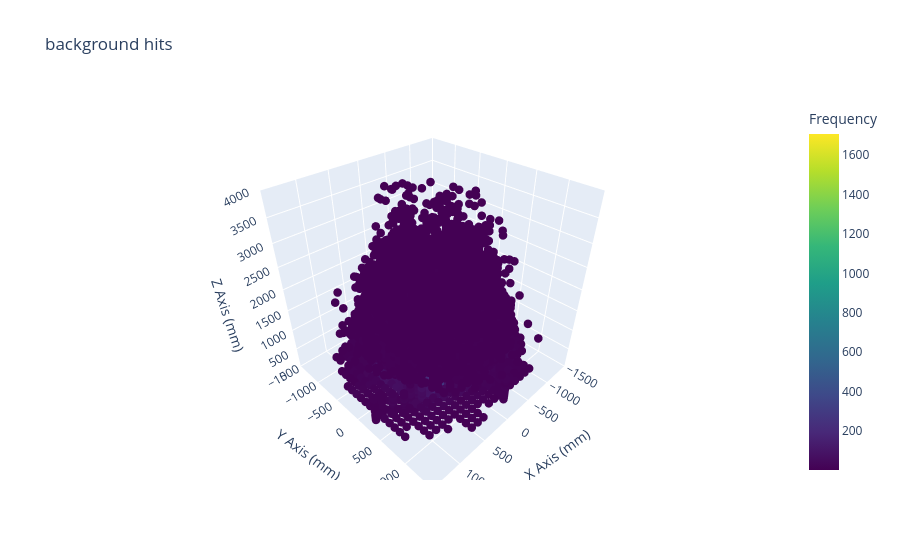

The cell this chart's notebook holds for it:
### Code cell
fig = go.Figure(data=[go.Scatter3d(
    x=xflat,
    y=yflat,
    z=zflat,
    mode='markers',
    marker=dict(
        size=5,
        color=freq,
        colorscale='Viridis',
        colorbar=dict(title='Frequency')
    )
)])

fig.update_layout(
    title='background hits',
    scene=dict(
                xaxis=dict(title='X Axis (mm)', 
                           range=[-1500, 1500]
                           ),
                yaxis=dict(title='Y Axis (mm)', 
                           range=[-1500, 1500]
                           ),
                zaxis=dict(title='Z Axis (mm)', 
                           range=[0, 4000]
                           )
    )
)

fig.show()

### Figure 1 — Plotly figure (JSON) as saved in the notebook; plotly's stock layout.template omitted (floating-point values rounded to 4 significant figures; data arrays with more than 128 entries replaced by an {"elided": "..."} marker saying what was removed)
{"data": [{"marker": {"color": {"elided": "8980 int values"}, "colorbar": {"title": {"text": "Frequency"}}, "colorscale": [[0, "#440154"], [0.1111, "#482878"], [0.2222, "#3e4989"], [0.3333, "#31688e"], [0.4444, "#26828e"], [0.5556, "#1f9e89"], [0.6667, "#35b779"], [0.7778, "#6ece58"], [0.8889, "#b5de2b"], [1, "#fde725"]], "size": 5}, "mode": "markers", "type": "scatter3d", "x": {"elided": "8980 float values"}, "y": {"elided": "8980 float values"}, "z": {"elided": "8980 float values"}}], "layout": {"scene": {"xaxis": {"range": [-1500, 1500], "title": {"text": "X Axis (mm)"}}, "yaxis": {"range": [-1500, 1500], "title": {"text": "Y Axis (mm)"}}, "zaxis": {"range": [0, 4000], "title": {"text": "Z Axis (mm)"}}}, "title": {"text": "background hits"}}}
